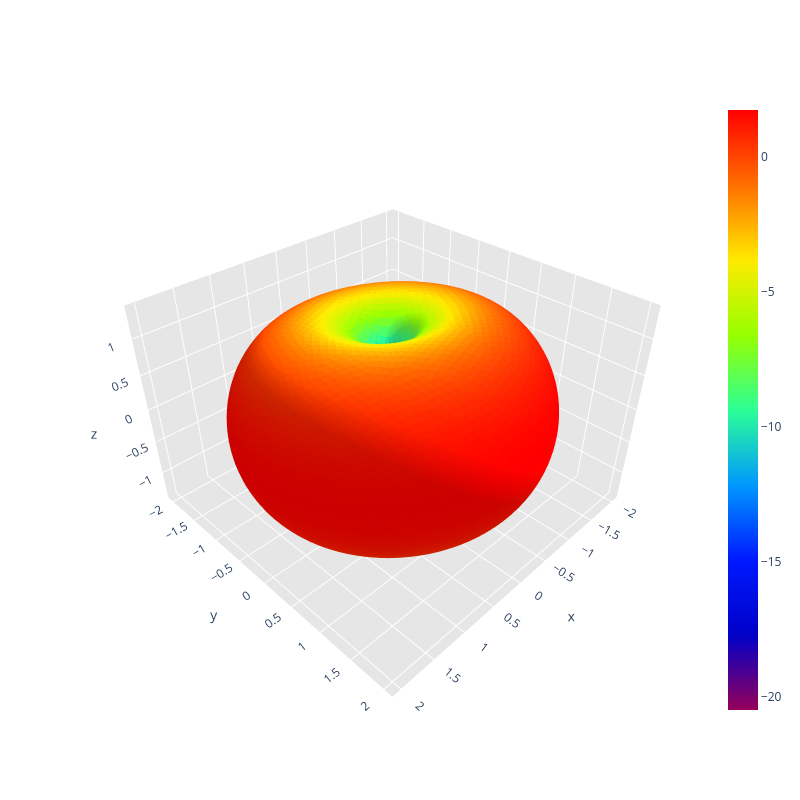

Notebook code for this chart:
### Code cell
observationPoint = np.array([100, 0, 0])

calculate_electric_magnetic_field_at_point(path, observationPoint)

print("Calculating radiation intensity distribution over sphere surface...")
radiation_intensity_distribution_over_sphere_surface(path, save_image=True)

print("Generating antenna directivity pattern...")
antenna_directivity_pattern(path, mode='radiation', save_image=True)

### Figure 1 — Plotly figure (JSON) as saved in the notebook; plotly's stock layout.template omitted (floating-point values rounded to 4 significant figures; data arrays with more than 128 entries replaced by an {"elided": "..."} marker saying what was removed)
{"data": [{"facecolor": {"elided": "10296 str values"}, "i": {"elided": "10296 int values"}, "j": {"elided": "10296 int values"}, "k": {"elided": "10296 int values"}, "name": "", "type": "mesh3d", "x": {"elided": "5150 float values"}, "y": {"elided": "5150 float values"}, "z": {"elided": "5150 float values"}}, {"hoverinfo": "none", "marker": {"color": [-20.5, 1.725], "colorscale": [[0, "rgb(150, 0, 90)"], [0.125, "rgb(0, 0, 200)"], [0.25, "rgb(0, 25, 255)"], [0.375, "rgb(0, 152, 255)"], [0.5, "rgb(44, 255, 150)"], [0.625, "rgb(151, 255, 0)"], [0.75, "rgb(255, 234, 0)"], [0.875, "rgb(255, 111, 0)"], [1, "rgb(255, 0, 0)"]], "showscale": true, "size": 0.1}, "mode": "markers", "showlegend": false, "type": "scatter3d", "x": [1.467e-17], "y": [-3.592e-33], "z": [0.2395]}], "layout": {"height": 800, "scene": {"aspectratio": {"x": 1, "y": 0.9984, "z": 0.6743}, "xaxis": {"backgroundcolor": "rgb(230, 230, 230)", "gridcolor": "rgb(255, 255, 255)", "showbackground": true, "zerolinecolor": "rgb(255, 255, 255)"}, "yaxis": {"backgroundcolor": "rgb(230, 230, 230)", "gridcolor": "rgb(255, 255, 255)", "showbackground": true, "zerolinecolor": "rgb(255, 255, 255)"}, "zaxis": {"backgroundcolor": "rgb(230, 230, 230)", "gridcolor": "rgb(255, 255, 255)", "showbackground": true, "zerolinecolor": "rgb(255, 255, 255)"}}, "title": {"text": ""}, "width": 800}}
